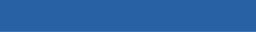

Tiled map render using the project's own tile images. Description and the whole map definition, tile-layer contents included, below:
An orthogonal 32x4 tile map with 8x8 px tiles, 1 tile layer (Tile Layer 1).

<map version="1.2" tiledversion="1.3.2" orientation="orthogonal" renderorder="right-down" compressionlevel="-1" width="32" height="4" tilewidth="8" tileheight="8" infinite="0" nextlayerid="2" nextobjectid="1">
 <tileset firstgid="1" source="generalTileset.tsx" />
 <layer id="1" name="Tile Layer 1" width="32" height="4">
  <data encoding="csv">
4,4,4,4,4,4,4,4,4,4,4,4,4,4,4,4,4,4,4,4,4,4,4,4,4,4,4,4,4,4,4,4,
4,4,4,4,4,4,4,4,4,4,4,4,4,4,4,4,4,4,4,4,4,4,4,4,4,4,4,4,4,4,4,4,
4,4,4,4,4,4,4,4,4,4,4,4,4,4,4,4,4,4,4,4,4,4,4,4,4,4,4,4,4,4,4,4,
5,5,5,5,5,5,5,5,5,5,5,5,5,5,5,5,5,5,5,5,5,5,5,5,5,5,5,5,5,5,5,5
</data>
 </layer>
</map>
